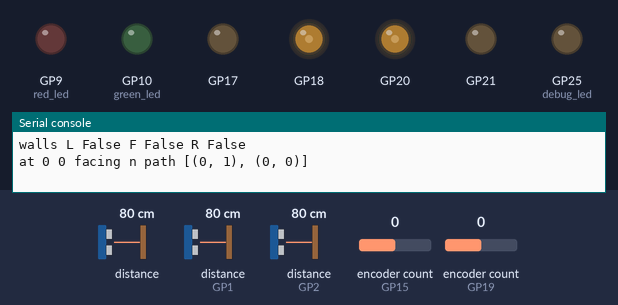
A program run on a simulated Raspberry Pi Pico running MicroPython. On the bench: output pins drawn as LEDs (lit = HIGH), the last lines printed to the serial console. The inputs (shaded band) are chosen by the test bench; at power-on: distance to the obstacle 80 cm, distance to the obstacle (sensors on GP2, GP1) 80 cm, encoder count (sensors on GP15, GP19) 0. The interpreter's speed is modelled, so counts of loop turns are approximate; library files of the repository ran but are not shown: VL53L0X.py.

Above: at 1.4 s.
1.5 s: distance to the obstacle (sensor 0) set to 2 cm
4.8 s: distance to the obstacle (sensor on GP2) set to 2 cm
At 8.0 s:
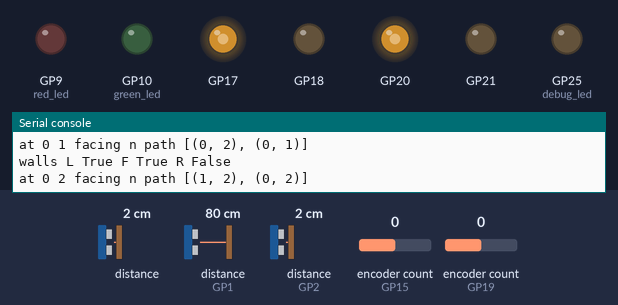
8.1 s: distance to the obstacle (sensor on GP1) set to 2 cm
At 9.2 s:
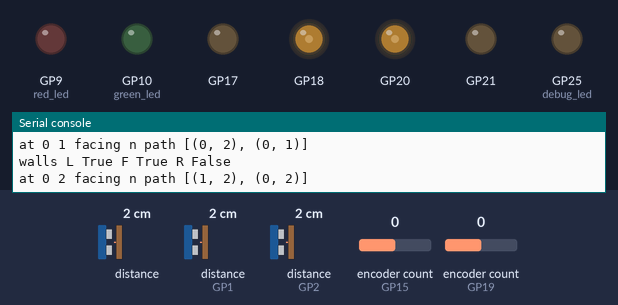
9.9 s: distance to the obstacle (sensor on GP1) set to 183 cm
At 12.1 s:
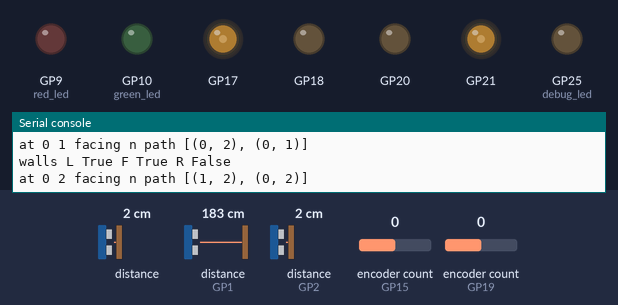
Timing chart, 0 to 14.2 s (numbered marks = the images above; inputs shaded):
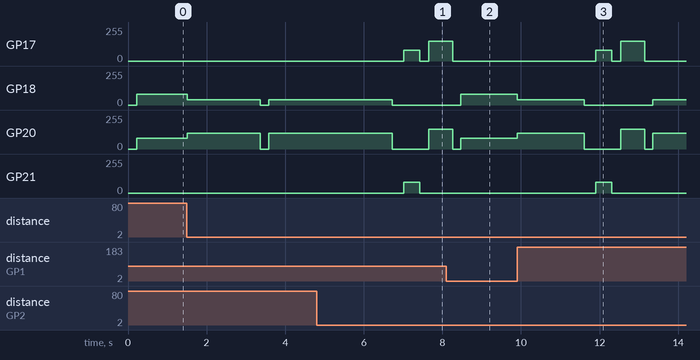

The program:

main.py
```python
"""
main.py - wall-centering micromouse.

Files needed on the board: main.py, PID.py, wallcentring.py, micromouse.py,
motor.py, rotary.py, rotary_irq_rp2.py, VL53L0X.py
"""
"""
main.py - wall-centering micromouse.

Files needed on the board: main.py, PID.py, wallcentring.py, micromouse.py,
motor.py, rotary.py, rotary_irq_rp2.py, VL53L0X.py

from machine import I2C, SoftI2C, Pin
import time
from micromouse import Micromouse
from PID import PID
from wallcentring import Walls

# ---------------- I2C BUSES (one per ToF sensor) ----------------
LEFT_I2C  = I2C(0, sda=Pin(4), scl=Pin(5), freq=100000)
FRONT_I2C = I2C(1, sda=Pin(6), scl=Pin(7), freq=400000)
RIGHT_I2C = SoftI2C(sda=Pin(0), scl=Pin(1), freq=100000)


# ---------------- SETTINGS ----------------
CALIBRATE = False # True = motors off, just print sensor readings
BASE_SPEED = 80          # 0..255
KP, KI, KD = 0.901, 0.0, 0.375
CENTER_MM = 84          # side reading when centred (measure with CALIBRATE)
WALL_MM = 120
FRONT_STOP_MM = 70

# ---------------- MOUSE ----------------
mm = Micromouse()
# Micromouse() already inverts motor_2. The sample code for this board
# flips it back to match the wiring - remove this line if your mouse
# then drives backwards or spins in circles instead of straight.
mm.invert_motor_2()

LEFT_MOTOR = mm.motor_2
RIGHT_MOTOR = mm.motor_1

# ---------------- SETUP ----------------
pid = PID(KP, KI, KD, limit=BASE_SPEED // 2)
walls = Walls(LEFT_I2C, FRONT_I2C, RIGHT_I2C, pid, CENTER_MM, WALL_MM)

loop = 0
try:
    while True:
        if CALIBRATE:
            print("L F R:", walls.read())
            time.sleep_ms(100)
            continue

        correction = walls.update()

        if walls.front is not None and walls.front < FRONT_STOP_MM:
            print("Front wall, stopping")
            break

        # correction > 0 -> left wheel faster -> turn right (and vice versa)
        # int() needed: Motor.spin_power crashes on floats
        left_power = int(BASE_SPEED - correction)
        right_power = int(BASE_SPEED + correction)
        LEFT_MOTOR.spin_power(left_power)
        RIGHT_MOTOR.spin_power(right_power)

        loop += 1
        if loop % 10 == 0:      # print every 10th loop; printing every loop slows it down
            print(walls.walls, walls.left, walls.right,
                  "err %.1f cor %.1f" % (walls.error, correction),
                  left_power, right_power)
finally:
    LEFT_MOTOR.spin_stop()
    RIGHT_MOTOR.spin_stop()
"""

# import time
# import API
# import AnActualStrat
#
#
"""
main.py - turn timing test.

Does 4 right turns in a row. If turn_ms is right, the mouse ends up
facing exactly the way it started (4 x 90 = 360).
  ends short of where it started -> raise turn_ms
  goes past where it started     -> lower turn_ms
When it's right, copy turn_ms and turn_speed into API.py.
"""

#
# import time
# import API
#
# API.turn_speed = 150    # power to test
# API.turn_ms = 610       # time to test for one 90 degree turn
#
# try:
#     time.sleep_ms(2000)     # hands off
#     API.turnRight()
#     print("turn done")
# finally:
#     API.stop()
#
# # to run the maze instead, delete everything above and use:
# # import API
# # import AnActualStrat
# # try:
# #     AnActualStrat.main()
# # finally:
# #     API.stop()

import time
import API
import AnActualStrat

try:
         # hands off
    AnActualStrat.main()

finally:
    API.stop()
```

micromouse.py
```python
"""
Filename: micromouse.py
Author: Quinn Horton, UQ Mechatronics and Robotics Society
Date: 03/01/2025
Version: 0.5
Description: Provides a software abstraction for the Micromouse robot.
License: MIT License
"""
from machine import Pin, Timer
from motor import Motor


class Micromouse():
    """
    Represents the physical Micromouse device in code.
    Implemented as a singleton class, as the code should only know of the
    device it is running on.
    """
    def __new__(cls):
        """
        Creates instances of the class. Used here to ensure the object is a
        singleton.

        Parameters:
            cls (type): The class itself.

        Returns:
            Micromouse: The single instance of the class.
        """
        if not hasattr(cls, 'instance'):
            cls.instance = super(Micromouse, cls).__new__(cls)
        return cls.instance

    def __init__(self):
        """
        Initialises the member variables upon first creation.
        """
        if hasattr(self, 'exists'):
            return
        self.exists = True

        # Inputs
        self.button = Pin(11, Pin.IN)
        self.ir_1 = Pin(12, Pin.IN)
        self.ir_2 = Pin(13, Pin.IN)
        self.ir_3 = Pin(14, Pin.IN)

        # Outputs
        self.green_led = Pin(10, Pin.OUT)
        self.red_led = Pin(9, Pin.OUT)
        self.debug_led = Pin(25, Pin.OUT)
        self.motor_2 = Motor(17, 18, 15, 16)
        self.motor_1 = Motor(21, 20, 19, 22)
        self.motor_2.invert_motor()

        # Other
        self.blink_timer = Timer()

    def led_set(self, red_val, green_val):
        """
        Set both red and green LEDs to provided values.

        Parameters:
            red_val (bool): The desired state of the red led.
            green_val (bool): The desired state of the green led.
        """
        self.green_led.value(green_val)
        self.red_led.value(red_val)

    def led_green_set(self, value):
        """
        Set the green LED to the provided value.

        Parameters:
            value (bool): The desired state of the green led.
        """
        self.green_led.value(value)

    def led_red_set(self, value):
        """
        Set the red LED to the provided value.

        Parameters:
            value (bool): The desired state of the red led.
        """
        self.red_led.value(value)

    def led_debug_set(self, value):
        """
        Set the debug LED to the provided value.

        Parameters:
            value (bool): The desired state of the debug led.
        """
        self.debug_led.value(value)

    def led_toggle(self):
        """
        Toggle both red and green LEDs when called.
        """
        self.green_led.toggle()
        self.red_led.toggle()

    def led_toggle_start(self, frequency=1):
        """
        Initialise an LED blinking timer for the red and green LEDs.

        Parameters:
            frequency (int, optional): The frequency at which the LEDs should
                blink.
        """
        self.blink_timer.init(mode=Timer.PERIODIC, freq=frequency,
                              callback=lambda t: self.led_toggle())

    def led_toggle_stop(self):
        """
        Stop the blinking of the onboard red and green LEDs and turn them off.
        """
        self.blink_timer.deinit()
        self.red_led.off()
        self.green_led.off()

    def get_ir_values(self, index=0):
        """
        Gets the current values of the infrared object detector sensors.

        Parameters:
            index (int): The number of the IR sensor to read. 1 for IR1
            and 3 for IR3

        Returns:
            Union[(bool, bool, bool), bool]:
                The IR sensor readings in the order 1, 2, 3 if no
                index is provided, otherwise the result of the specified
                sensor. True indicates an object detected.
        """
        if index >= 4:
            raise IndexError("IR Sensor index should not exceed 2.")
        sensor_1 = self.ir_1.value() == 0
        sensor_2 = self.ir_2.value() == 0
        sensor_3 = self.ir_3.value() == 0
        if index == 1:
            return sensor_1
        elif index == 2:
            return sensor_2
        elif index == 3:
            return sensor_3
        elif index < 1:
            return (sensor_1, sensor_2, sensor_3)

    def drive_forward(self, power = 255):
        """
        Turn both motors on to drive forward at full speed.

        Parameters:
            power (int): Optional speed to run motors at
        """
        self.motor_2.spin_forward(power)
        self.motor_1.spin_forward(power)

    def drive_backward(self, power = 255):
        """
        Turn both motors on to drive backward at full speed.

        Parameters:
            power (int): Optional speed to run motors at
        """
        self.motor_2.spin_backward(power)
        self.motor_1.spin_backward(power)

    def drive_stop(self):
        """
        Turn off both motors.
        """
        self.motor_2.spin_stop()
        self.motor_1.spin_stop()

    def get_encoders(self):
        """
        Get the rotational frequency of both motor encoders, signed for
            direction.

        Returns:
            (int, int): Encoder 1, and encoder 2 reading respectively
        """
        encoder_2 = self.motor_2.encoder_read()
        encoder_1 = self.motor_1.encoder_read()
        return (encoder_2, encoder_1)

    def get_button(self):
        """
        Gets the value of the built-in button

        Returns:
            (bool): True if button is pressed
        """
        return self.button.value() < 1

    def invert_motor_1(self):
        """
        Toggles the invert direction of motor 1
        """
        self.motor_1.invert_motor()

    def invert_motor_2(self):
        """
        Toggles the invert direction of motor 2
        """
        self.motor_2.invert_motor()
 
```

PID.py
```python
import time

class PID:
    def __init__(self, kp, ki, kd, limit):
        self.kp = kp
        self.ki = ki
        self.kd = kd
        self.limit = limit #should probably be 80
        self.reset()

        #limit essentialy caps the max possible speed that the
        #mouse can move

    def reset(self):
        "removes from memeory what the last state was"
        self.integral = 0
        self.last_error = None
        self.last_time = time.ticks_us()

    def update(self, error):
        """Give it the current error, get back the correction."""
        # How long since the last update seconds using real time
        now = time.ticks_us()
        dt = time.ticks_diff(now, self.last_time) / 1_000_000
        self.last_time = now
        if dt <= 0:
            dt = 0.001

        # P: push in proportion to how wrong we are right now
        p = self.kp * error

        # I: add up error over time; cancels a steady bias.

        self.integral += error * dt
        #idk bro
        i = self.ki * self.integral
        if self.ki and abs(i) > self.limit:
            i = self.limit if i > 0 else -self.limit
            self.integral = i / self.ki

        # D: how fast the error is changing; brakes before overshooting.
        if self.last_error is None:
            d = 0
        else:
            d = self.kd * (error - self.last_error) / dt
        self.last_error = error

        out = p + i + d
        return max(-self.limit, min(self.limit, out))


        
```

wallcentring.py
```python
from machine import Pin
import time
import VL53L0X


def _start(i2c):
    try:
        s = VL53L0X.VL53L0X(i2c)    # default address 0x29
        s.start()                   # continuous ranging
        return s
    except Exception as e:
        print("tof init failed", i2c, e)
        return None


def _mm(sensor):
    try:
        d = sensor.read()
    except Exception:
        return None
    return None if d >= 8000 else d


class Walls:
    def __init__(self, left_i2c, front_i2c, right_i2c, pid, center_mm, wall_mm):
        self.sensors = (_start(left_i2c), _start(front_i2c), _start(right_i2c))
        self.pid = pid
        self.center = center_mm      # side reading when centred
        self.wall_mm = wall_mm

        self.left = self.front = self.right = None
        self.walls = None            # (left_wall, right_wall) last loop
        self.error = 0

    def read(self):
        """(left, front, right) in mm. None = nothing in range."""
        return tuple(_mm(s) for s in self.sensors)

    def update(self):
        """Read sensors -> error -> PID. Returns the steering correction."""
        self.left, self.front, self.right = self.read()

        left_wall = self.left is not None and self.left < self.wall_mm
        right_wall = self.right is not None and self.right < self.wall_mm

        # Walls appeared/disappeared -> error may jump, so restart the PID
        if (left_wall, right_wall) != self.walls:
            self.pid.reset()
            self.walls = (left_wall, right_wall)

        # Each visible wall estimates how far off-centre we are (mm).
        # + = too close to the RIGHT wall (steer left). Average them.
        # With both walls this is (left - right) / 2, so center cancels out.
        estimates = []
        if left_wall:
            estimates.append(self.left - self.center)
        if right_wall:
            estimates.append(self.center - self.right)

        if not estimates:
            self.error = 0
            return 0            # no walls: drive straight

        self.error = sum(estimates) / len(estimates)
        return self.pid.update(self.error)
```

API.py
```python
from machine import I2C, SoftI2C, Pin
import time
from micromouse import Micromouse
from PID import PID
from wallcentring import Walls, _mm

ticks_per_cell = 20    # travling ticks
ticks_per_90 = 520      # turning ticks
base_speed = 80         # 0..255
turn_speed = 150        # power used for turning on the spot
turn_ms = 610           # how long a 90 degree turn spins for (tune with main.py)
slow_ticks = 100           # drop to half speed this many ticks before the cell ends
wall_samples = 3        # readings per wall check (majority vote) - one noisy read cannot corrupt the map

kp, ki, kd = 0.901, 0.0, 0.375
center_mm = 84          # side reading when centred
wall_mm = 120           # side wall exists if closer than this
#this is bulshit
front_wall_mm = 150     # front wall exists if closer than this (from cell centre)
front_stop_mm = 50      # emergency stop while driving

# mouse setup

right_i2c = I2C(0, sda = Pin(4), scl = Pin(5), freq = 100000)
front_i2c = I2C(1, sda = Pin(6), scl = Pin(7), freq = 100000)
left_i2c = SoftI2C(sda = Pin(0), scl = Pin(1), freq = 100000)

mm = Micromouse()
left_motor = mm.motor_2
right_motor = mm.motor_1
left_motor._invert = False
right_motor._invert = False

pid = PID(kp, ki, kd, base_speed//2)
walls = Walls(left_i2c, front_i2c, right_i2c, pid, center_mm, wall_mm)

left, front, right = 0, 1, 2

moving = False
stop_flag = False

def _correction():
    l = _mm(walls.sensors[left])
    r = _mm(walls.sensors[right])
    est = []
    if l is not None and l < wall_mm:
        est.append(l - center_mm)
    if r is not None and r < wall_mm:
        est.append(center_mm - r)
    if not est:
        return 0
    return - pid.update(sum(est) / len(est))

# Motor helper stuff
def stop():
    left_motor.spin_stop()
    right_motor.spin_stop()
    time.sleep_ms(200)

def _reset_encoders():
    left_motor.encoder_reset()
    right_motor.encoder_reset()

def _distance():
    #important this is avg distance travled
    l = left_motor.encoder_read()
    r = right_motor.encoder_read()
    return (abs(l) + abs(r)) // 2

def _dist(i):
    return _mm(walls.sensors[i]) #ts is calling distance in mm from wall

# moving

def spin(direction):
    left_motor.spin_power(direction * turn_speed)
    right_motor.spin_power(-direction * turn_speed)
    time.sleep_ms(turn_ms)
    stop()

#    def spin(direction):
#        _reset_encoders()
#        while _distance() < ticks_per_90:
#            left_motor.spin_power(direction * turn_speed)
#            right_motor.spin_power(-direction * turn_speed)
#        stop()

def turnRight():
    spin(-1)

def turnLeft():
    spin(1)

def check_far():
    d = _dist(front)
    if d is not None and 130 < d < 180:
        time.sleep_ms(100)
        left_motor.spin_power(base_speed)
        right_motor.spin_power(base_speed)
        time.sleep_ms(200)
        stop()

def check_close():
    d = _dist(front)
    if d is not None and d < 77:
        time.sleep_ms(100)
        left_motor._invert = True
        right_motor._invert = True
        left_motor.spin_power(base_speed)
        right_motor.spin_power(base_speed)
        time.sleep_ms(400)
        stop()
        left_motor._invert = False
        right_motor._invert = False

#idfk
def moveForward(distance = 1):
    global moving, stop_flag
    for i in range(distance):
        cell_mm = 160
        mm_per_sec = 51
        move_ms = int(cell_mm / mm_per_sec * 1000)

        pid.reset()
        stop_flag = False
        moving = True
        start = time.ticks_ms()
        while time.ticks_diff(time.ticks_ms(), start) < move_ms:
            correction = _correction()
            if stop_flag:
                print("emergency stop")
                break
            left_motor.spin_power(int(base_speed - correction))
            right_motor.spin_power(int(base_speed + correction))
        moving = False
        stop()
        check_close()
        check_far()

# Walls
def _wall_seen(i, limit):
    votes = 0
    for _ in range(wall_samples):
        d = _dist(i)
        if d is not None and d < limit:
            votes += 1
    return votes * 2 > wall_samples


def wallLeft():
    return _wall_seen(left, wall_mm)

def wallRight():
    return _wall_seen(right, wall_mm)

def wallFront():
    return _wall_seen(front, front_wall_mm)

 # lazy

def setText(x, y, text):
    pass


def setWall(x, y, direction):
    pass


def setColor(x, y, color):
    pass


def clearAllColor():
    pass

def ackReset():
    stop()
    mm.led_green_set(1)
    time.sleep_ms(10000)  # gfoes after like 10 seconds
    mm.led_green_set(0)

#    def ackReset():
#        stop()
#        while not mm.get_button():
#            time.sleep_ms(20)
#        time.sleep_ms(1000)
```

Source omitted: AnActualStrat.py (9851 bytes), motor.py (4021 bytes)

Measured:
- after the input at 4.8 s, GP17: 0/255 → 80/255 after 2.2 s, → 0/255 0.40 s later, → 150/255 0.23 s later; GP18: goes on until 6.7 s, then stays 0/255; GP21: 0/255 → 80/255 after 2.2 s, → 0/255 0.40 s later
- after the input at 8.1 s, GP18: 0/255 → 80/255 after 0.37 s
- after the input at 9.9 s, GP21: goes on until 12.3 s, then stays 0/255
